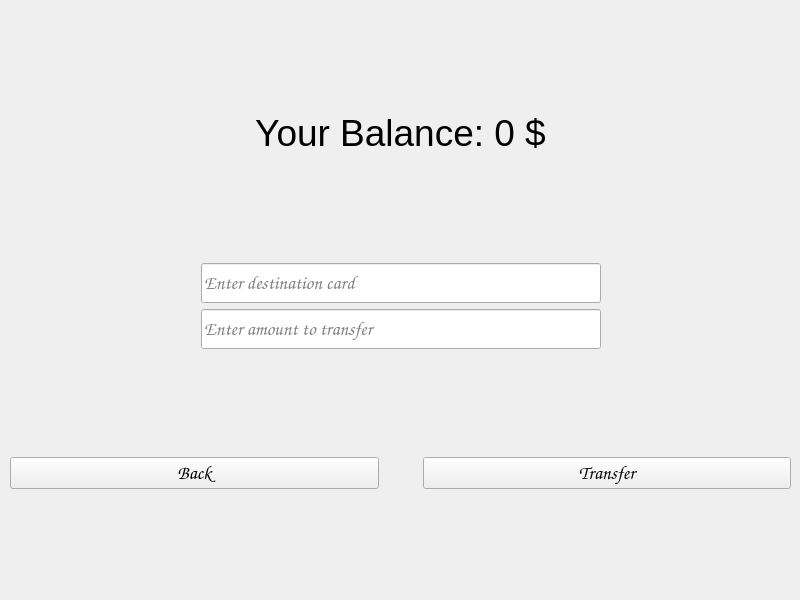
<?xml version="1.0" encoding="UTF-8"?>
<ui version="4.0">
 <class>TransferMenu</class>
 <widget class="QWidget" name="TransferMenu">
  <property name="geometry">
   <rect>
    <x>0</x>
    <y>0</y>
    <width>800</width>
    <height>600</height>
   </rect>
  </property>
  <property name="font">
   <font>
    <family>Comic Sans MS</family>
    <pointsize>14</pointsize>
   </font>
  </property>
  <property name="windowTitle">
   <string>Form</string>
  </property>
  <widget class="QWidget" name="verticalLayoutWidget">
   <property name="geometry">
    <rect>
     <x>10</x>
     <y>10</y>
     <width>781</width>
     <height>581</height>
    </rect>
   </property>
   <layout class="QVBoxLayout" name="MainLayout">
    <item>
     <spacer name="verticalSpacer_2">
      <property name="orientation">
       <enum>Qt::Vertical</enum>
      </property>
      <property name="sizeHint" stdset="0">
       <size>
        <width>20</width>
        <height>40</height>
       </size>
      </property>
     </spacer>
    </item>
    <item>
     <widget class="QLabel" name="LabelName">
      <property name="font">
       <font>
        <family>Arial</family>
        <pointsize>28</pointsize>
       </font>
      </property>
      <property name="text">
       <string>Your Balance: 0 $</string>
      </property>
      <property name="textFormat">
       <enum>Qt::PlainText</enum>
      </property>
      <property name="alignment">
       <set>Qt::AlignBottom|Qt::AlignHCenter</set>
      </property>
     </widget>
    </item>
    <item>
     <spacer name="verticalSpacer_4">
      <property name="orientation">
       <enum>Qt::Vertical</enum>
      </property>
      <property name="sizeHint" stdset="0">
       <size>
        <width>20</width>
        <height>40</height>
       </size>
      </property>
     </spacer>
    </item>
    <item>
     <layout class="QVBoxLayout" name="InputLayout">
      <item>
       <layout class="QHBoxLayout" name="CardLayout">
        <item>
         <spacer name="horizontalSpacer_3">
          <property name="orientation">
           <enum>Qt::Horizontal</enum>
          </property>
          <property name="sizeHint" stdset="0">
           <size>
            <width>40</width>
            <height>20</height>
           </size>
          </property>
         </spacer>
        </item>
        <item>
         <widget class="QLineEdit" name="card_number_input">
          <property name="sizePolicy">
           <sizepolicy hsizetype="Fixed" vsizetype="Fixed">
            <horstretch>0</horstretch>
            <verstretch>0</verstretch>
           </sizepolicy>
          </property>
          <property name="minimumSize">
           <size>
            <width>400</width>
            <height>40</height>
           </size>
          </property>
          <property name="font">
           <font>
            <family>Comic Sans MS</family>
            <pointsize>14</pointsize>
           </font>
          </property>
          <property name="inputMask">
           <string/>
          </property>
          <property name="text">
           <string/>
          </property>
          <property name="maxLength">
           <number>16</number>
          </property>
          <property name="placeholderText">
           <string>Enter destination card</string>
          </property>
         </widget>
        </item>
        <item>
         <spacer name="horizontalSpacer_4">
          <property name="orientation">
           <enum>Qt::Horizontal</enum>
          </property>
          <property name="sizeHint" stdset="0">
           <size>
            <width>40</width>
            <height>20</height>
           </size>
          </property>
         </spacer>
        </item>
       </layout>
      </item>
      <item>
       <layout class="QHBoxLayout" name="AmountLayout">
        <item>
         <spacer name="horizontalSpacer_5">
          <property name="orientation">
           <enum>Qt::Horizontal</enum>
          </property>
          <property name="sizeHint" stdset="0">
           <size>
            <width>40</width>
            <height>20</height>
           </size>
          </property>
         </spacer>
        </item>
        <item>
         <widget class="QLineEdit" name="amount_input">
          <property name="sizePolicy">
           <sizepolicy hsizetype="Fixed" vsizetype="Fixed">
            <horstretch>0</horstretch>
            <verstretch>0</verstretch>
           </sizepolicy>
          </property>
          <property name="minimumSize">
           <size>
            <width>400</width>
            <height>40</height>
           </size>
          </property>
          <property name="font">
           <font>
            <family>Comic Sans MS</family>
            <pointsize>14</pointsize>
           </font>
          </property>
          <property name="text">
           <string/>
          </property>
          <property name="maxLength">
           <number>7</number>
          </property>
          <property name="echoMode">
           <enum>QLineEdit::Normal</enum>
          </property>
          <property name="placeholderText">
           <string>Enter amount to transfer</string>
          </property>
         </widget>
        </item>
        <item>
         <spacer name="horizontalSpacer_6">
          <property name="orientation">
           <enum>Qt::Horizontal</enum>
          </property>
          <property name="sizeHint" stdset="0">
           <size>
            <width>40</width>
            <height>20</height>
           </size>
          </property>
         </spacer>
        </item>
       </layout>
      </item>
     </layout>
    </item>
    <item>
     <spacer name="verticalSpacer">
      <property name="orientation">
       <enum>Qt::Vertical</enum>
      </property>
      <property name="sizeHint" stdset="0">
       <size>
        <width>20</width>
        <height>40</height>
       </size>
      </property>
     </spacer>
    </item>
    <item>
     <layout class="QHBoxLayout" name="ButtonsLayout">
      <item>
       <widget class="QPushButton" name="back_button">
        <property name="cursor">
         <cursorShape>PointingHandCursor</cursorShape>
        </property>
        <property name="text">
         <string>Back</string>
        </property>
       </widget>
      </item>
      <item>
       <spacer name="horizontalSpacer_2">
        <property name="orientation">
         <enum>Qt::Horizontal</enum>
        </property>
        <property name="sizeType">
         <enum>QSizePolicy::Minimum</enum>
        </property>
        <property name="sizeHint" stdset="0">
         <size>
          <width>38</width>
          <height>18</height>
         </size>
        </property>
       </spacer>
      </item>
      <item>
       <widget class="QPushButton" name="transfer_button">
        <property name="cursor">
         <cursorShape>PointingHandCursor</cursorShape>
        </property>
        <property name="text">
         <string>Transfer</string>
        </property>
       </widget>
      </item>
     </layout>
    </item>
    <item>
     <spacer name="verticalSpacer_3">
      <property name="orientation">
       <enum>Qt::Vertical</enum>
      </property>
      <property name="sizeHint" stdset="0">
       <size>
        <width>20</width>
        <height>40</height>
       </size>
      </property>
     </spacer>
    </item>
   </layout>
  </widget>
 </widget>
 <resources/>
 <connections/>
</ui>
